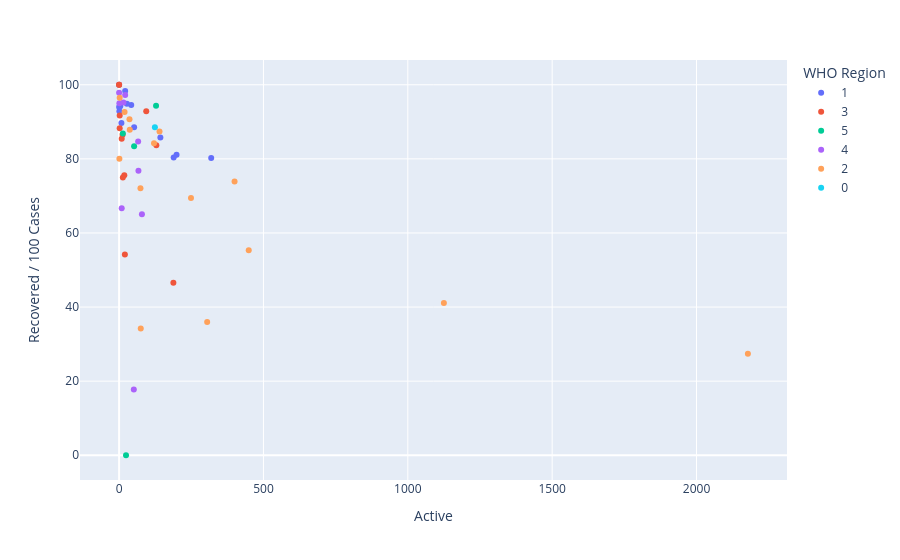

This figure's notebook cell:
### Code cell
# choosing two continuous variable that are corelated
fig = px.scatter(
    data,
    x="Active",
    y="Recovered / 100 Cases",
    color="WHO Region",
    hover_data=['Country/Region', "1 week change"]
)
fig.show()

### Figure 1 — Plotly figure (JSON) as saved in the notebook; plotly's stock layout.template omitted (floating-point values rounded to 4 significant figures)
{"data": [{"customdata": [["Andorra", 23], ["Cyprus", 22], ["Estonia", 13], ["Georgia", 98], ["Greenland", 1], ["Holy See", 0], ["Iceland", 15], ["Latvia", 27], ["Liechtenstein", 0], ["Lithuania", 72], ["Malta", 24], ["Monaco", 7], ["San Marino", 0]], "hovertemplate": "WHO Region=1<br>Active=%{x}<br>Recovered / 100 Cases=%{y}<br>Country/Region=%{customdata[0]}<br>1 week change=%{customdata[1]}<extra></extra>", "legendgroup": "1", "marker": {"color": "#636efa", "symbol": "circle"}, "mode": "markers", "name": "1", "orientation": "v", "showlegend": true, "type": "scatter", "x": [52, 189, 42, 199, 1, 0, 21, 143, 4, 319, 27, 8, 0], "xaxis": "x", "y": [88.53, 80.38, 94.54, 81.09, 92.86, 100, 98.33, 85.73, 94.19, 80.24, 94.86, 89.66, 93.99], "yaxis": "y"}, {"customdata": [["Antigua and Barbuda", 10], ["Barbados", 4], ["Belize", 8], ["Cuba", 86], ["Dominica", 0], ["Grenada", 0], ["Guyana", 52], ["Jamaica", 44], ["Saint Kitts and Nevis", 0], ["Saint Lucia", 1], ["Saint Vincent and the Grenadines", 2], ["Trinidad and Tobago", 11]], "hovertemplate": "WHO Region=3<br>Active=%{x}<br>Recovered / 100 Cases=%{y}<br>Country/Region=%{customdata[0]}<br>1 week change=%{customdata[1]}<extra></extra>", "legendgroup": "3", "marker": {"color": "#EF553B", "symbol": "circle"}, "mode": "markers", "name": "3", "orientation": "v", "showlegend": true, "type": "scatter", "x": [18, 9, 20, 94, 0, 0, 188, 129, 2, 2, 13, 12], "xaxis": "x", "y": [75.58, 85.45, 54.17, 92.85, 100, 100, 46.53, 83.7, 88.24, 91.67, 75, 86.49], "yaxis": "y"}, {"customdata": [["Bhutan", 9], ["Burma", 9], ["Thailand", 47], ["Timor-Leste", 0]], "hovertemplate": "WHO Region=5<br>Active=%{x}<br>Recovered / 100 Cases=%{y}<br>Country/Region=%{customdata[0]}<br>1 week change=%{customdata[1]}<extra></extra>", "legendgroup": "5", "marker": {"color": "#00cc96", "symbol": "circle"}, "mode": "markers", "name": "5", "orientation": "v", "showlegend": true, "type": "scatter", "x": [13, 52, 128, 24], "xaxis": "x", "y": [86.87, 83.43, 94.36, 0], "yaxis": "y"}, {"customdata": [["Brunei", 0], ["Cambodia", 55], ["Fiji", 0], ["Laos", 1], ["Mongolia", 2], ["New Zealand", 2], ["Papua New Guinea", 43], ["Taiwan*", 11], ["Vietnam", 47]], "hovertemplate": "WHO Region=4<br>Active=%{x}<br>Recovered / 100 Cases=%{y}<br>Country/Region=%{customdata[0]}<br>1 week change=%{customdata[1]}<extra></extra>", "legendgroup": "4", "marker": {"color": "#ab63fa", "symbol": "circle"}, "mode": "markers", "name": "4", "orientation": "v", "showlegend": true, "type": "scatter", "x": [0, 79, 9, 1, 67, 21, 51, 15, 66], "xaxis": "x", "y": [97.87, 65.04, 66.67, 95, 76.82, 97.24, 17.74, 95.24, 84.69], "yaxis": "y"}, {"customdata": [["Burkina Faso", 35], ["Chad", 33], ["Comoros", 20], ["Equatorial Guinea", 0], ["Eritrea", 14], ["Guinea-Bissau", 5], ["Liberia", 60], ["Mauritius", 1], ["Niger", 27], ["Seychelles", 6], ["Sierra Leone", 72], ["Tanzania", 0], ["Togo", 91], ["Uganda", 59], ["Western Sahara", 0]], "hovertemplate": "WHO Region=2<br>Active=%{x}<br>Recovered / 100 Cases=%{y}<br>Country/Region=%{customdata[0]}<br>1 week change=%{customdata[1]}<extra></extra>", "legendgroup": "2", "marker": {"color": "#FFA15A", "symbol": "circle"}, "mode": "markers", "name": "2", "orientation": "v", "showlegend": true, "type": "scatter", "x": [121, 37, 19, 2178, 74, 1125, 449, 2, 36, 75, 400, 305, 249, 140, 1], "xaxis": "x", "y": [84.18, 87.85, 92.66, 27.42, 72.08, 41.1, 55.36, 96.51, 90.72, 34.21, 73.86, 35.95, 69.45, 87.41, 80], "yaxis": "y"}, {"customdata": [["Jordan", -47]], "hovertemplate": "WHO Region=0<br>Active=%{x}<br>Recovered / 100 Cases=%{y}<br>Country/Region=%{customdata[0]}<br>1 week change=%{customdata[1]}<extra></extra>", "legendgroup": "0", "marker": {"color": "#19d3f3", "symbol": "circle"}, "mode": "markers", "name": "0", "orientation": "v", "showlegend": true, "type": "scatter", "x": [124], "xaxis": "x", "y": [88.52], "yaxis": "y"}], "layout": {"legend": {"title": {"text": "WHO Region"}, "tracegroupgap": 0}, "margin": {"t": 60}, "xaxis": {"anchor": "y", "domain": [0, 1], "title": {"text": "Active"}}, "yaxis": {"anchor": "x", "domain": [0, 1], "title": {"text": "Recovered / 100 Cases"}}}}
